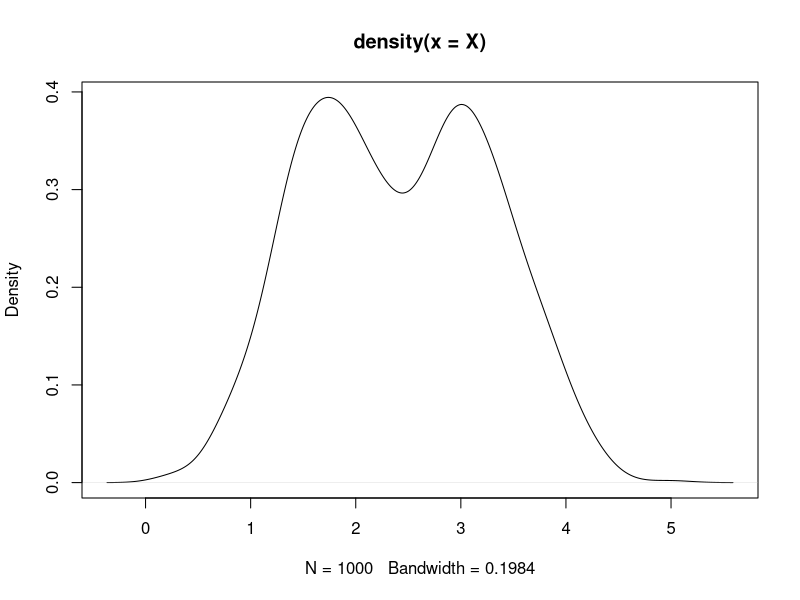
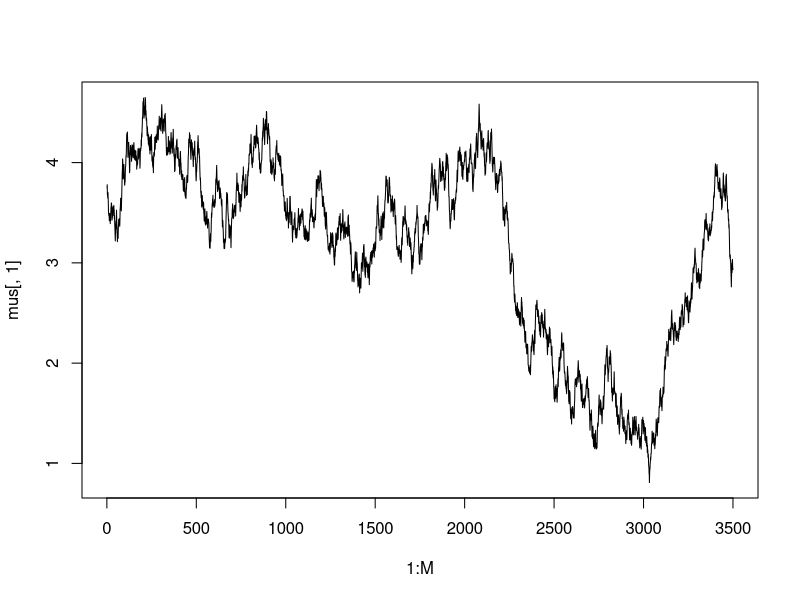
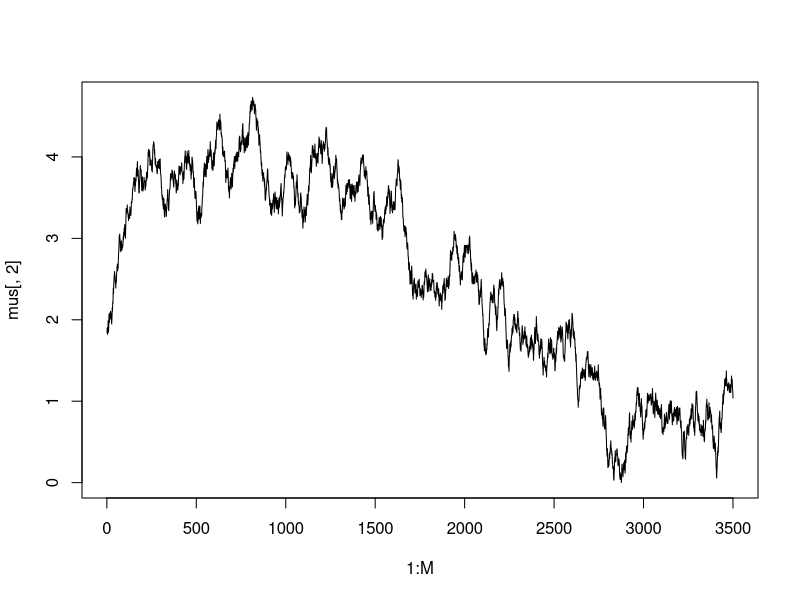

The R source for these figures, in order:
# CS 571, Duke University, Fall 2013
# Matt Dickenson - mcd31
# Homework 6

setwd('~/github/cs571/homework/hw6')
library(MCMCpack) # for Dirichlet distribution


# Problem 1
X = read.table("HW6_mixture.txt", as.is=TRUE, header=FALSE)
X = as.matrix(X)
plot(density(X))
min(X)
max(X)
dim(X)
head(X)

# set hyperparameters
# M = 1e4
BURN = 500
M = 3500
STEP = 0.1
MIN = 0
MAX = 5
K = 2

# helper functions
sum.sq.err = function(x, mu){
	errs = (x-mu) 
	sq.errs = errs %*% t(errs)
	sse = sum(sq.errs)
	return(sse)
}

log.lik = function(x, mu){
	ll = sum(log(dnorm(x, mu,1)))
	return(ll)
}

# initialize
pis = mus = matrix(NA, nrow=M, ncol=K)
mus[1, ] = sample(X, 2)
mus[1,]
Z = matrix(NA, nrow=nrow(X), ncol=K)
Z[1,] = pis[1, ] = rep(1/K, K)
N = x.bar = rep(0, K)
z = rep(0, nrow(X))
alpha = rep(1, K)
S_0 = rep(3, K) # set this
v_0 = rep(5, K) # set this
v = rep(0, K)   
S = rep(0, K)   
Sigma.inv = rgamma(K, shape=v_0, rate=S_0)

for(m in 2:M){
	# step 1 - simulate proportion vector from Dirichlet
	pisamp = rdirichlet(1, c(alpha[1]+N[1], alpha[2]+N[2]) )
	pis[m, ] = pisamp[1, ]
	
	# step 2 - sample latent indicators
	for(i in 1:nrow(Z)){
		for(j in 1:ncol(Z)){
			Z[i, j] = pis[m, j] * dnorm(X[i], mus[m-1, j], 1/Sigma.inv[j])
		}
		Z[i,] = Z[i,]/sum(Z[i,])

		# step 3 - calculate new z's based on Z draws
		z[i] = sample(seq(1:K), size=1, prob=Z[i,])
	}

	# step 4 - update mean and variance
	for(k in 1:K){
		want = which(z==k)
		N[k] = length(want)
		subset = X[want]
		x.bar[k] = mean(subset)
		v[k] = v_0[k] + N[k]
		S[k] = S_0[k] + sum.sq.err(subset, mus[m-1,k]) # test this
		Sigma.inv[k] = rgamma(1, shape=v[k], rate=S[k])

		lower = max(c(MIN, mus[m-1, k]-STEP))
		upper = min(c(MAX, mus[m-1, k]+STEP))
		new.mu = runif(1, lower, upper)
		ll.new.mu = log.lik(subset, new.mu)
		ll.old.mu = log.lik(subset, mus[m-1,k])
		acceptance.prob = ll.new.mu / ll.old.mu 
		acceptance.prob = min(1, acceptance.prob, na.rm=TRUE)
		if(runif(1,0,1)<acceptance.prob){
			mus[m, k] = new.mu 
		} else {
			mus[m, k] = mus[m-1, k]
		}
		
	}
	if(m%%10==0){ print(m) }
}


# problems:
# 1. all getting labeled into one Z
# 2. high acceptance probability 

plot(1:M, mus[, 1], type='l')
plot(1:M, mus[, 2], type='l')

mean(mus[(BURN+1):M, 1])
mean(mus[(BURN+1):M, 2])

length(which(z==1))
length(which(z==2))

mus[1700:1720,]

# How many iterations of Burn-In did you run? 
#  500
# How many iterations of sampling did you run? 
#  10,000
# How did you initialize your parameters?
# Show the log likelihood trace for three different runs of the sampler starting at three different points on the data you downloaded.
# Plot a histogram of the posterior samples for each mean parameter for a single run (after burn-in)

# save.image("success-1.RData")
# save.image("success-2.RData")
save.image("success-3.RData")

# rm(list=ls())
# load("success-1.RData")
# ls()
# BURN
# M
# S_0
# v_0

# M
